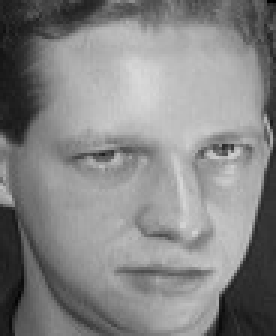
#> input picture Faces/10.pgms1.jpg, 92 x 112 px (shown 3 times larger); its folder holds only this picture in this run
$ jupyter execute --allow-errors TpFinal.ipynb   (shell and % lines are left out)
#> lines starting #> are read from the running program, lines starting #| are printed output that depends on the picture
[cell 1]
import os
import shutil, glob
import pandas as pd
import numpy as np
import cv2 as cv
import matplotlib.pyplot as plt
import math

[cell 2]
path_base= "Faces"
images_path= os.path.join("Faces")
images_names= os.listdir(images_path)
for jpgfile in glob.iglob(os.path.join("Faces", "*.jpg")):
    shutil.copy(jpgfile, "data")

#> (the rest of this cell did not finish here and is left out)

[cell 3]
for i in images_names:
  if i.split(".")[0]=="1" :
    shutil.move(os.path.join("Faces", i), "test")

[cell 4]
images=[]
for i in range(0,len(images_names)):
  img = cv.imread(f"{images_path}/{images_names[i]}",0)
#> img is the input picture: shape (112, 92); min 0, max 217, mean 132.8
  imgName = "s"+images_names[i].split("s")[1].split(".jpg")[0]
  images.append([imgName,f"{images_path}/{images_names[i]}",img])

#> (a cell that did not finish here is left out)

[cell 6]
#pour binariser notre matrice:
def Pixel(img, avg, x, y):
    new_Val = 0
    try:
        if img[x][y] >= avg:
            new_Val = 1
    except:
        pass

    return new_Val

def Calculate_LBP(img, x, y):
    Avg=img[x][y]
    Val_arr = []
    #pour calculer l'average de la matrice 3x3:
    try:
        Avg_arr = [img[x - 1][y - 1], img[x - 1][y], img[x - 1][y + 1]
            , img[x][y - 1], img[x][y], img[x][y + 1]
            , img[x + 1][y - 1], img[x + 1][y], img[x + 1][y + 1]]
        Avg = int(sum(Avg_arr)/9)
    except:
        pass
    # en haut à gauche
    Val_arr.append(Pixel(img, Avg, x - 1, y - 1))
    # haut
    Val_arr.append(Pixel(img, Avg, x - 1, y))
    # en haut à droite
    Val_arr.append(Pixel(img, Avg, x - 1, y + 1))
    # droite
    Val_arr.append(Pixel(img, Avg, x, y + 1))
    # en bas à droite
    Val_arr.append(Pixel(img, Avg, x + 1, y + 1))
    # bas
    Val_arr.append(Pixel(img, Avg, x + 1, y))
    # en bas à gauche
    Val_arr.append(Pixel(img, Avg, x + 1, y - 1))
    # gauche
    Val_arr.append(Pixel(img, Avg, x, y - 1))

    Valf = 0
    val_power = [1, 2, 4, 8, 16, 32, 64, 128]
    #Pour calculer la valeur final qu'on va mettre dans notre nouveau image:
    for i in range(len(Val_arr)):
        Valf += Val_arr[i] * val_power[i]

    return Valf

def albp(img):
  h,l= img.shape
  imgLbp = np.zeros((h,l)).astype('uint8')
  for i in range(0,h):
    for j in range(0,l):
        imgLbp[i,j] = Calculate_LBP(img,i,j)
  return imgLbp

[cell 7]
images_albp=[]
for i in range(0,len(images)):
  img_albp = albp(images[i][2])
  images_albp.append([images[i][0],images[i][1],img_albp])
#> this loop made 1 pass
#> (h in albp, l in albp) on pass 1: (112, 92)
#> pass 1, `img_albp = albp(images[i][2])`:
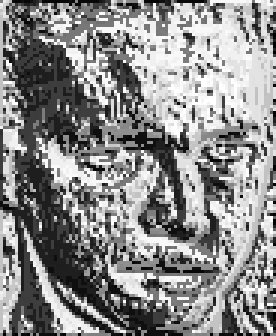
#> img_albp: shape (112, 92) (shown 3 times larger); min 0, max 255, mean 139.2

#> (a cell that did not finish here is left out)

[cell 9]
def histogram(img):
  hist= np.zeros((256)).astype('uint8')
  for i in range(256):
    hist[i]=(img==i).sum()
  hist = hist.tolist()
  return hist

[cell 10]
data_histo=[]
for i in range(0,len(images_albp)):
  histog = histogram(images_albp[i][2])
  data_histo.append([images_albp[i][0],images_albp[i][1],histog])
#> this loop made 1 pass

[cell 11]
data_histo

[cell 12]
dataframe = pd.DataFrame(data_histo,columns=['name','path','histo'])

[cell 13]
dataframe.head()
#> Out = table of 1 rows and 3 columns

[cell 14]
dataframe.to_excel("database.xlsx",index='false')

[cell 15]
dataframe['histo'][0]
#> Out = 256 values, max 245 at index 195, min 0 at index 4, mean 27.25

-------------

[cell 16]
DataBase_xlsx=pd.read_excel('database.xlsx')

[cell 17]
DataBase_xlsx.head()

#> (a cell that did not finish here is left out)

[cell 19]
import ast
DataBase_xlsx['histo'] = DataBase_xlsx['histo'].apply(ast.literal_eval)

[cell 20]
DataBase_xlsx['histo'][0]

[cell 21]
def distance_ec(histo1,histo2):
  sum=0

  for i in range(len(histo1)):
    sum+=((histo1[i]-histo2[i])*(histo1[i]-histo2[i]))
  distance= math.sqrt(sum)
  return distance

#> (a cell that did not finish here is left out)

[cell 23]
def K_NN(request,database,K):
  array_dis=[]
  for i in range(len(database)):
    array_dis.append([DataBase_xlsx['name'][i],DataBase_xlsx['path'][i],distance_ec(DataBase_xlsx['histo'][i], request[2])])
  array_dis= np.array(array_dis)
  sorted_array = array_dis[np.argsort(array_dis[:, 2])]
  near=[]
  for i in range(K):
    near.append(sorted_array[i][0])
  result = {}
  for i in near:
    if i not in result:
      result[i] = 1
    else:
      result[i] += 1

  result= dict(sorted(result.items(), key=lambda item: item[1], reverse=True))

  dictlist= []
  for key, value in result.items():
      temp = [key,value]
      dictlist.append(temp)
  Myclass = []
  Accuracy = 0.0
  if  request[0] in result:
    Myclass.append(request[0])
    Accuracy = (int(result[request[0]])/K)*100
    if Accuracy== 200.0:
      Accuracy = 100.0
  else:
    Myclass.append(request[0])

  return result,sorted_array[:K][:],dictlist[0], Myclass[0],Accuracy

[cell 24]
def Testing(name,path):
#> called with name = '1.pgms22.jpg', path = 'test'
  img = cv.imread(path+"/"+name,0)
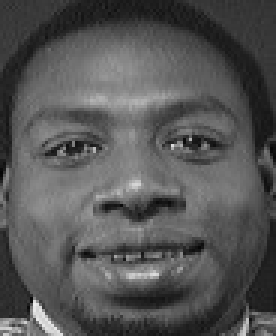
#> input picture data/1.pgms22.jpg, 92 x 112 px, found by its file name (shown 3 times larger)
#> img is the input picture: shape (112, 92); min 4, max 237, mean 85.1
  img_albp=albp(img)
#> after the loop in albp (call 2), `for i in range(0,h):`:
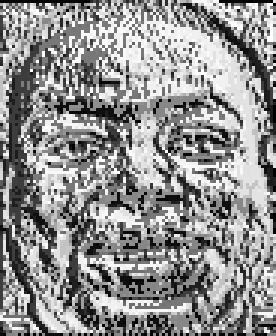
#> imgLbp: shape (112, 92) (shown 3 times larger); min 0, max 255, mean 144.8
  img_histo=histogram(img_albp)
  name_person= "s"+name.split("s")[1].split(".jpg")[0]
  return [name_person,path+"/"+name,img_histo, img]

[cell 25]
request = Testing('1.pgms22.jpg','test')
#> (the rest of this cell did not finish here and is left out)

results

#> (a cell that did not finish here is left out)

[cell 27]
images_path_test= os.path.join("test")
#> (the rest of this cell did not finish here and is left out)

[cell 28]
KNN_score= []
Requests = []
KNN_global= []
#> (the rest of this cell did not finish here and is left out)

[cell 29]
KNN_score

[cell 30]
names = []
result = []
imgNum=[]
#> (the rest of this cell did not finish here and is left out)

[cell 31]
import random
def plot_data(data1,i):
    K=['1','3','5','7','9']
    colors = ['#1f77b4', '#ff7f0e', '#2ca02c', '#d62728', '#9467bd',
          '#8c564b', '#e377c2', '#7f7f7f', '#bcbd22', '#17becf']
    fig = plt.figure()
    ax = fig.add_axes([0,0,1,1])
    ax.set_ylabel('Scores (Accuracy) %')
    ax.set_title(f'Accuracy scores For S{i+1}')
    ax.set_xlabel('K-numbers')
    return ax.bar(K,data1,color=random.choice(colors))

for i in range(0,len(result)):
    plot_data(result[i],i)
